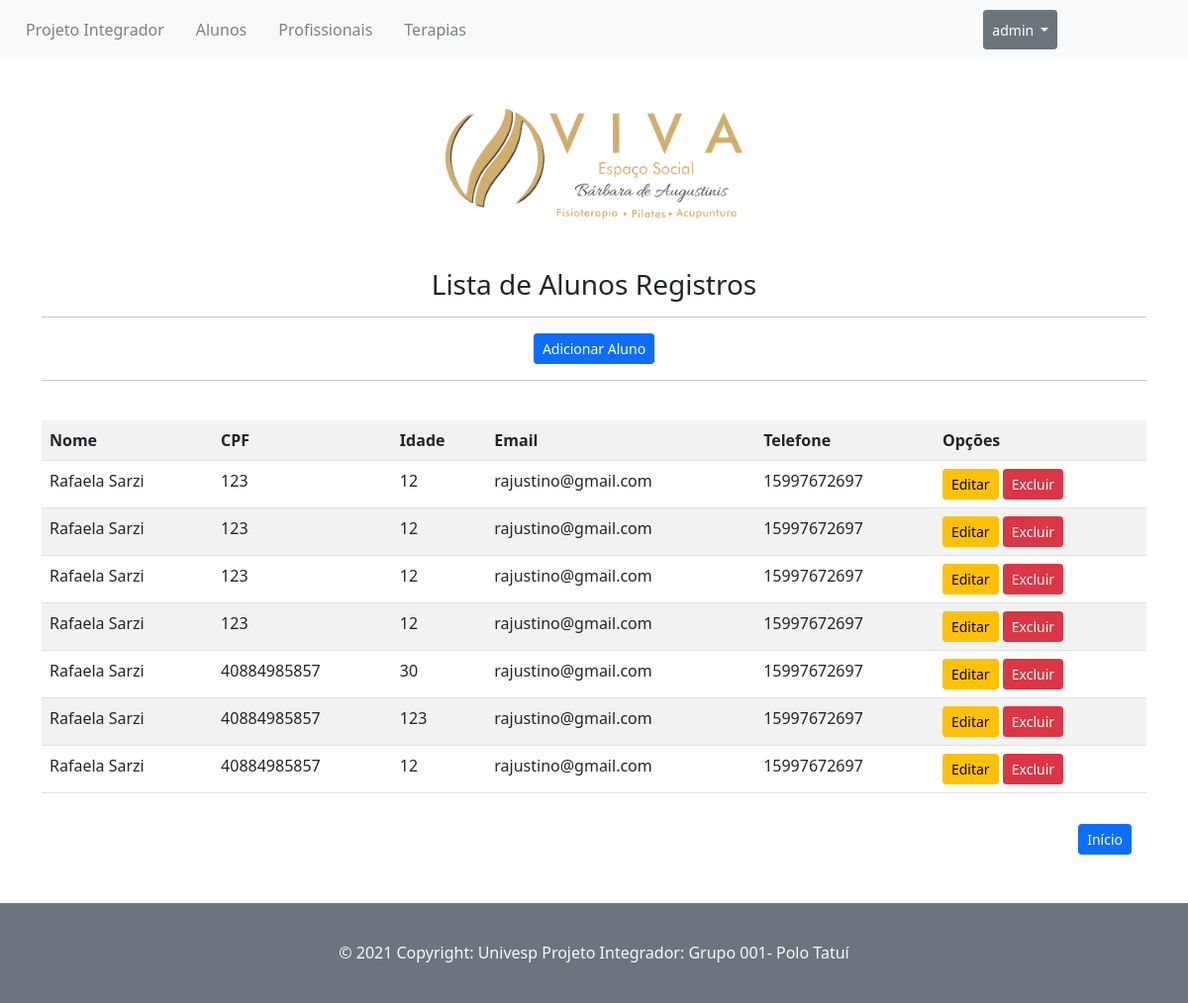
Screenshot of /listar/aluno/ (signed in) with the database file from the repository.
### paginas/models.py (models this page shows, shortened)
class CadastroAlunos(models.Model):
    nome = models.CharField(max_length=50)
    cpf = models.IntegerField()
    idade = models.CharField(max_length=50)
    email = models.EmailField(max_length=155)
    telefone = models.IntegerField()

### paginas/views.py (the view)
# urls.py: path('listar/aluno/', CadastroList.as_view(),
class CadastroList(LoginRequiredMixin, ListView):
    login_url = reverse_lazy('login')
    template_name = 'paginas/listas/alunos.html'
    model = CadastroAlunos

### paginas/templates/paginas/listas/alunos.html
{% extends 'paginas/modelo.html' %}
{% load static %}
{% block conteudo %}
<div class="container">
<h3>Lista de Alunos Registros</h3>
<hr>
<a href="{% url 'cadastrar-aluno'%}" class="btn btn-primary btn-sm">Adicionar Aluno</a>
<hr>
<br>
<div class="table-responsive">
  <table class="table table-striped">
    <tr>
      <th>Nome</th>
      <th>CPF</th>
      <th>Idade</th>
      <th>Email</th>
      <th>Telefone</th>
      <th>Opções</th>
    </tr>
    {% for alunos in object_list %}
    <tr>
      <td>{{alunos.nome}}</td>
      <td>{{alunos.cpf}}</td>
      <td>{{alunos.idade}}</td>
      <td>{{alunos.email}}</td>
      <td>{{alunos.telefone}}</td>
      <td>
        <a href="{% url 'editar-aluno' alunos.pk %}" class="btn btn-warning btn-sm">Editar</a>
        <a href="{% url 'excluir-aluno' alunos.pk %}" class="btn btn-danger btn-sm">Excluir</a>
      </td>
    </tr>
    {% empty %}
    <tr>
      <td colspan="6">Nenhum aluno registrado.</td>
    </tr>
    {% endfor %}
  </table>
</div>
<div class="btn-inicio">
  <a href="{% url 'index'%}" class="btn btn-primary btn-sm">Início</a>
  </div>
</div>
{% endblock %}

### paginas/templates/paginas/modelo.html (shortened to what this page needs)
<!DOCTYPE html>
<html lang="pt-br">
<head>
    {% load static %}
    <link rel="stylesheet" href="{% static 'css/css/bootstrap.min.css' %}">
    <link rel="stylesheet" href="{% static '/css/style.css' %}">
</head>
<body>
    {% block menu %}
    <nav class="nav nav-expand-lg nav-light bg-light" style="padding: 10px;">
        <ul class="nav menu-cadastros col-10">
            <li class="nav-item">
                <a class="nav-link active" aria-current="page" href="/">Projeto Integrador</a>
            </li>
          {% if request.user.is_authenticated  %}
            <li class="nav-item a">
                <a class="nav-link" href="{% url 'listar-aluno'%}">Alunos</a>
            </li>
            <li class="nav-item a">
                <a class="nav-link" href="{% url 'listar-profissional'%}">Profissionais</a>
            </li>
            <li class="nav-item ">
                <a class="nav-link " href="{% url 'listar-terapia'%}">Terapias</a>
            </li>
            {% endif %}
        </ul>
        <div class="btn-group">
          {% if request.user.is_authenticated  %}
            <button type="button" class="btn btn-secondary dropdown-toggle btn-sm" data-bs-toggle="dropdown" data-bs-display="static" aria-expanded="false">
              {{ request.user }}
            </button>
            {% else %}
            <li class="nav-item ">
              <a class="nav-link btn-secondary text-light" href="{% url 'login'%}">Login</a>
          </li>
            {% endif %}
          </div>
    </nav>
    {% endblock %}
    {% block banner %}
            <div class="banner" style="text-align: center; padding:20px; margin-top: 30px;">
                <img src="{% static 'img/Logo Viva_Horizontal.png' %} "  width="300px"alt=" ">
            </div>
    {% endblock %}
    {% block conteudo %}{% endblock %}
    {% block footer %}
    <footer class="bg-secondary text-center text-lg-start ">
      <div class="text-center bg-secondary text-light">
        © 2021 Copyright: <span class="text-light"> Univesp Projeto Integrador: Grupo 001- Polo Tatuí</span>
      </div>
    </footer>
    {% endblock %}
</body>
</html>

### static/css/style.css (style rules this page uses)
html, body { min-height: 100%; }
body { padding: 0; margin: 0; }
footer { position: fixed; bottom: 0; width: 100%; height: 10%; text-align: center; line-height: 100px; }
.nav > li > a { color: rgb(129, 127, 127); }
.btn-inicio { text-align: right; margin: 15px; }
.container { margin-bottom: 150px; margin-top: 30px; text-align: -webkit-center; }

### rows the page displays
CadastroAlunos: nome "Rafaela Sarzi", cpf "123", idade "12", email "rajustino@gmail.com", telefone "15997672697"
CadastroAlunos: nome "Rafaela Sarzi", cpf "123", idade "12", email "rajustino@gmail.com", telefone "15997672697"
CadastroAlunos: nome "Rafaela Sarzi", cpf "123", idade "12", email "rajustino@gmail.com", telefone "15997672697"
CadastroAlunos: nome "Rafaela Sarzi", cpf "123", idade "12", email "rajustino@gmail.com", telefone "15997672697"
CadastroAlunos: nome "Rafaela Sarzi", cpf "40884985857", idade "30", email "rajustino@gmail.com", telefone "15997672697"
CadastroAlunos: nome "Rafaela Sarzi", cpf "40884985857", idade "123", email "rajustino@gmail.com", telefone "15997672697"
CadastroAlunos: nome "Rafaela Sarzi", cpf "40884985857", idade "12", email "rajustino@gmail.com", telefone "15997672697"

### other values shown
{{ request.user }} "admin"
